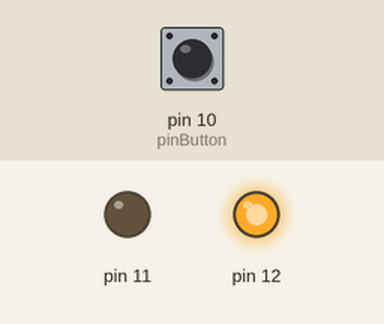
Recording of a sketch running on a simulated Arduino Uno, built with avr-gcc and run on an emulated ATmega328P. On the bench: output pins drawn as LEDs (lit = HIGH). The test bench sets the inputs (shaded band); at power-on: pin 10 (pinButton) LOW.

Above: at 1.2 s.
1.3 s: pin 10 (pinButton) pulled HIGH for 0.15 s
At 2.5 s:
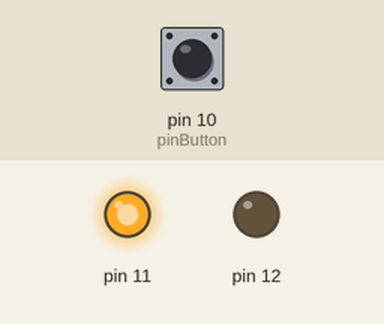
2.9 s: pin 10 (pinButton) pulled HIGH for 1 s
At 3.7 s:
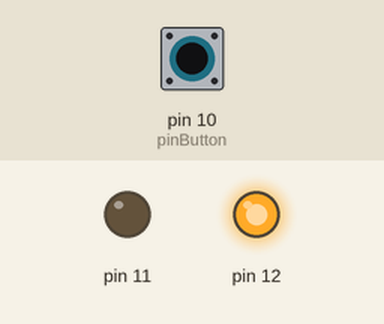
5.4 s: pin 10 (pinButton) pulled HIGH for 3.2 s
At 6.8 s:
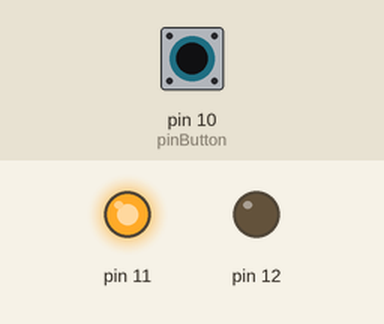
Timing chart, 0 to 8.4 s (numbered marks = the images above; inputs shaded):
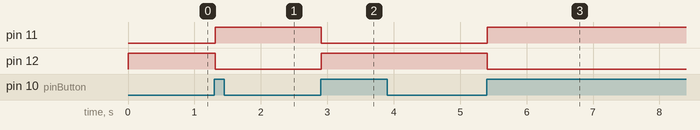

Measured:
- after the input at 1.3 s, pin 11: LOW → HIGH at once; pin 12: HIGH → LOW at once
- after the input at 2.9 s, pin 11: HIGH → LOW at once; pin 12: LOW → HIGH at once
- after the input at 5.4 s, pin 11: LOW → HIGH at once; pin 12: HIGH → LOW at once

The sketch:

AccendiLed.ino
```cpp
#define ON 1
#define OFF 0

int button = 0;
int old_button = 0;
int state = OFF;
int pinButton = 10;

void setup() {
  pinMode(pinButton, INPUT);
}

void accendiLed(int porta) {
  pinMode(porta, OUTPUT);
  digitalWrite(porta, HIGH);
}

void spegniLed(int porta) {
  pinMode(porta, OUTPUT);
  digitalWrite(porta, LOW);
}

void parseButton(){
  button = digitalRead(pinButton);
  if (button == HIGH && old_button == LOW) {
    state = 1 - state;
    delay(10);
  }
  old_button = button;
}

void spegniAccendi(int porta, int ms) {
  accendiLed(porta);
  delay(ms);
  spegniLed(porta);
  delay(ms);
}

void loop() {
  parseButton();
  if (state == OFF) {
      //spegniAccendi(12, 50);
      spegniLed(11);
      accendiLed(12);
  } else {
      //spegniAccendi(11, 50);
      spegniLed(12);
      accendiLed(11);
  }
}
```
